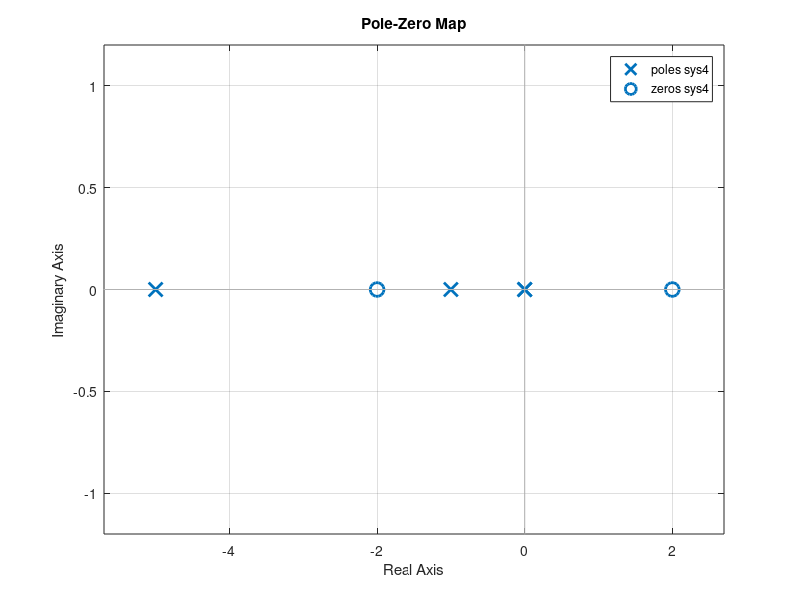

Reproduce this figure in MATLAB.
sys1 = tf([1], [1 1]);
sys2 = tf([1], [1 1 0 0]);
sys3 = tf([1 2], [1 6 8]);
sys4 = tf([1 0 -4], [1 6 5 0 0]);

pzmap(sys4);
